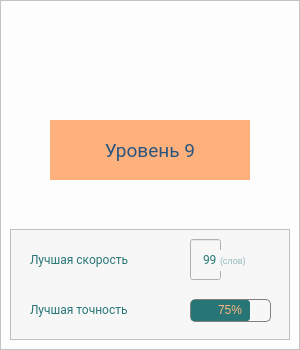
   <widget class="QFrame" name="frame_level_9">
    <property name="geometry">
     <rect>
      <x>1140</x>
      <y>530</y>
      <width>300</width>
      <height>350</height>
     </rect>
    </property>
    <property name="styleSheet">
     <string notr="true">background-color: rgb(253, 253, 253);</string>
    </property>
    <property name="frameShape">
     <enum>QFrame::StyledPanel</enum>
    </property>
    <property name="frameShadow">
     <enum>QFrame::Raised</enum>
    </property>
    <widget class="QLabel" name="image_level_9">
     <property name="geometry">
      <rect>
       <x>10</x>
       <y>10</y>
       <width>281</width>
       <height>81</height>
      </rect>
     </property>
     <property name="text">
      <string/>
     </property>
     <property name="pixmap">
      <pixmap>Images/уровень9.jpg</pixmap>
     </property>
    </widget>
    <widget class="QLabel" name="name_level_9">
     <property name="geometry">
      <rect>
       <x>50</x>
       <y>120</y>
       <width>200</width>
       <height>60</height>
      </rect>
     </property>
     <property name="font">
      <font>
       <family>Roboto</family>
       <pointsize>14</pointsize>
       <stylestrategy>PreferDefault</stylestrategy>
      </font>
     </property>
     <property name="styleSheet">
      <string notr="true">color: rgb(42, 85, 126);
background-color: rgb(255, 177, 125);</string>
     </property>
     <property name="text">
      <string>Уровень 9</string>
     </property>
     <property name="alignment">
      <set>Qt::AlignCenter</set>
     </property>
    </widget>
    <widget class="QFrame" name="stat_level_9">
     <property name="geometry">
      <rect>
       <x>10</x>
       <y>229</y>
       <width>280</width>
       <height>111</height>
      </rect>
     </property>
     <property name="styleSheet">
      <string notr="true">background-color: rgb(247, 247, 247);</string>
     </property>
     <property name="frameShape">
      <enum>QFrame::StyledPanel</enum>
     </property>
     <property name="frameShadow">
      <enum>QFrame::Raised</enum>
     </property>
     <widget class="QLabel" name="spedd_level_9">
      <property name="geometry">
       <rect>
        <x>20</x>
        <y>10</y>
        <width>151</width>
        <height>41</height>
       </rect>
      </property>
      <property name="font">
       <font>
        <family>Roboto</family>
        <pointsize>9</pointsize>
       </font>
      </property>
      <property name="styleSheet">
       <string notr="true">color: rgb(39, 117, 117);</string>
      </property>
      <property name="text">
       <string>Лучшая скорость</string>
      </property>
     </widget>
     <widget class="QProgressBar" name="count_accuracy_level_9">
      <property name="geometry">
       <rect>
        <x>180</x>
        <y>70</y>
        <width>81</width>
        <height>23</height>
       </rect>
      </property>
      <property name="styleSheet">
       <string notr="true">QProgressBar{
	color: rgb(255, 180, 130);
    border: 1px solid  grey;
    border-radius: 5px;
    text-align: center
}
QProgressBar::chunk {
    background-color: rgb(39, 117, 117);;
	border-radius: 3px;
}</string>
      </property>
      <property name="value">
       <number>75</number>
      </property>
      <property name="alignment">
       <set>Qt::AlignCenter</set>
      </property>
      <property name="orientation">
       <enum>Qt::Horizontal</enum>
      </property>
      <property name="format">
       <string notr="true">%p%</string>
      </property>
     </widget>
     <widget class="QLabel" name="accuracy_level_9">
      <property name="geometry">
       <rect>
        <x>20</x>
        <y>70</y>
        <width>151</width>
        <height>21</height>
       </rect>
      </property>
      <property name="font">
       <font>
        <family>Roboto</family>
        <pointsize>9</pointsize>
       </font>
      </property>
      <property name="styleSheet">
       <string notr="true">color: rgb(39, 117, 117);</string>
      </property>
      <property name="text">
       <string>Лучшая точность</string>
      </property>
     </widget>
     <widget class="QLineEdit" name="count_spedd_level_9">
      <property name="geometry">
       <rect>
        <x>180</x>
        <y>10</y>
        <width>31</width>
        <height>41</height>
       </rect>
      </property>
      <property name="font">
       <font>
        <family>Roboto</family>
        <pointsize>9</pointsize>
       </font>
      </property>
      <property name="styleSheet">
       <string notr="true">color: rgb(40, 120, 120);</string>
      </property>
      <property name="text">
       <string>99</string>
      </property>
      <property name="alignment">
       <set>Qt::AlignRight|Qt::AlignTrailing|Qt::AlignVCenter</set>
      </property>
      <property name="readOnly">
       <bool>true</bool>
      </property>
     </widget>
     <widget class="QLabel" name="symbols_in_minute_level_9">
      <property name="geometry">
       <rect>
        <x>210</x>
        <y>21</y>
        <width>47</width>
        <height>21</height>
       </rect>
      </property>
      <property name="font">
       <font>
        <pointsize>7</pointsize>
       </font>
      </property>
      <property name="styleSheet">
       <string notr="true">color: rgba(39, 117, 117, 120);</string>
      </property>
      <property name="text">
       <string>(слов)</string>
      </property>
     </widget>
    </widget>
    <widget class="Line" name="separator_level_9">
     <property name="geometry">
      <rect>
       <x>10</x>
       <y>210</y>
       <width>280</width>
       <height>1</height>
      </rect>
     </property>
     <property name="styleSheet">
      <string notr="true">background-color: rgb(239, 239, 239);</string>
     </property>
     <property name="orientation">
      <enum>Qt::Horizontal</enum>
     </property>
    </widget>
   </widget>
